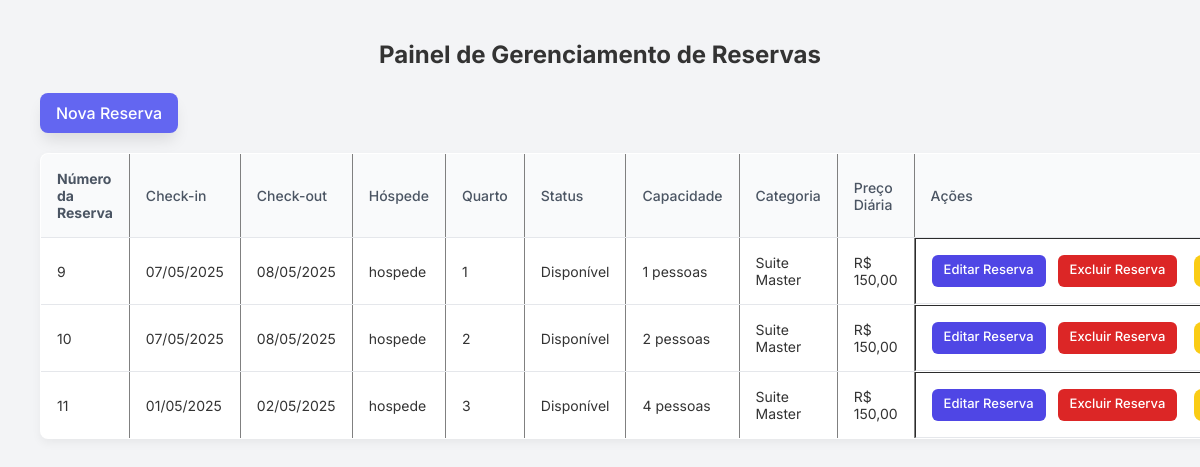
/gestor/reservas/index.php, run on an earlier commit of the app's database.
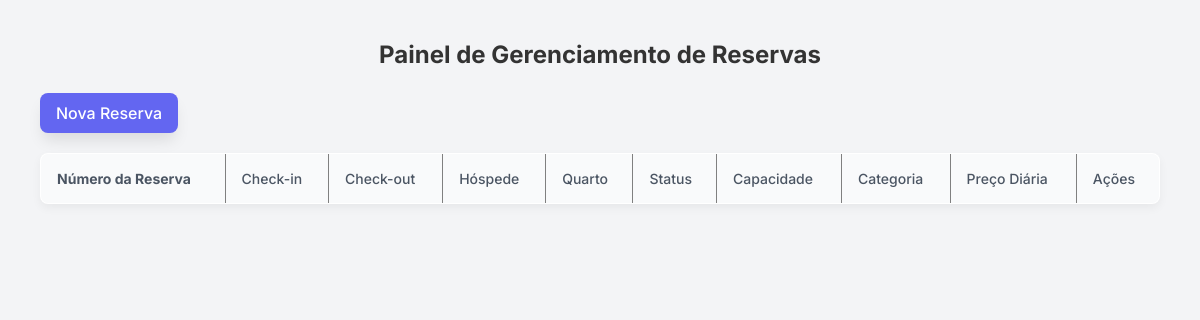
And on a later commit of the database.
### tables this page shows
CREATE TABLE `reserva` (
  `ID_Reserva` int(11) NOT NULL,
  `Checkin` date NOT NULL,
  `Checkout` date NOT NULL,
  `Quarto_ID_Quarto` int(11) NOT NULL,
  `usuarios_ID` int(11) NOT NULL
);

CREATE TABLE `usuarios` (
  `ID` int(11) NOT NULL,
  `Nome` varchar(45) NOT NULL,
  `Email` varchar(45) NOT NULL,
  `Data_Nascimento` varchar(45) NOT NULL,
  `Telefone` varchar(45) NOT NULL,
  `Endereco` varchar(45) NOT NULL,
  `CPF` char(14) NOT NULL,
  `Perfil_ID_Perfil` int(11) NOT NULL,
  `solicitou_exclusao` varchar(45) DEFAULT NULL,
  `Senha` varchar(255) NOT NULL,
  `Data_Solicitacao_Exclusao` datetime DEFAULT current_timestamp()
);

CREATE TABLE `quarto` (
  `ID_Quarto` int(11) NOT NULL,
  `Status` varchar(45) DEFAULT NULL,
  `Capacidade` int(11) DEFAULT NULL,
  `Categoria_ID_Categoria` int(11) NOT NULL,
  `Foto` varchar(255) DEFAULT NULL,
  `Preco_diaria` decimal(10,2) DEFAULT NULL
);

CREATE TABLE `categoria` (
  `ID_Categoria` int(11) NOT NULL,
  `Nome` varchar(50) NOT NULL
);

### gestor/reservas/index.php (the view, shortened to what this page needs)
<?php
require_once '../../config/config.php';
$listaReservas = [];
$sql = $pdo->query("
    SELECT r.ID_Reserva, r.checkin, r.checkout, q.ID_Quarto, q.Status AS Quarto_Status,
    q.Capacidade, q.Preco_diaria, c.Nome AS Categoria, u.Nome AS Hospede_Nome
    FROM reserva r
    INNER JOIN quarto q ON r.Quarto_ID_Quarto = q.ID_Quarto
    INNER JOIN categoria c ON q.Categoria_ID_Categoria = c.ID_Categoria
    LEFT JOIN usuarios u ON r.usuarios_ID = u.ID
");
if ($sql->rowCount() > 0) {
    $listaReservas = $sql->fetchAll(PDO::FETCH_ASSOC);
}
?>
<!DOCTYPE html>
<html lang="pt-br">
<head>
    <link rel="stylesheet" href="reservas.css">
    <link rel="stylesheet" href="https://cdn.datatables.net/2.2.2/css/dataTables.dataTables.css" />
</head>
<body>
    <h2>Painel de Gerenciamento de Reservas</h2>
    <a href="adicionar_reserva.php" class="btn-add">Nova Reserva</a>
    <table border="1" id="myTable" class="cell-border stripe hover" width="100%">
        <thead>
            <tr>
                <th><strong>Número da
                    Reserva</strong></th>
                <th>Check-in</th>
                <th>Check-out</th>
                <th>Hóspede</th>
                <th>Quarto</th>
                <th>Status</th>
                <th>Capacidade</th>
                <th>Categoria</th>
                <th>Preço Diária</th>
                <th>Ações</th>
            </tr>
        </thead>
        <tbody>
            <?php foreach ($listaReservas as $reserva): ?>
                <tr>
                    <td><?= $reserva['ID_Reserva']; ?></td>
                    <td><?= date('d/m/Y', strtotime($reserva['checkin'])); ?></td>
                    <td><?= date('d/m/Y', strtotime($reserva['checkout'])); ?></td>
                    <td><?= $reserva['Hospede_Nome']; ?></td>
                    <td><?= $reserva['ID_Quarto']; ?></td>
                    <td>
                        <?php
                        $hoje = date('Y-m-d');
                        $checkin = $reserva['checkin'];
                        $checkout = $reserva['checkout'];
                        if ($reserva['Quarto_Status'] === 'Manutencao') {
                            echo 'Manutenção';
                        } elseif ($checkin <= $hoje && $checkout >= $hoje) {
                            echo 'Ocupado';
                        } else {
                            echo 'Disponível';
                        }
                        ?>
                    </td>
                    <td><?= $reserva['Capacidade']; ?> pessoas</td>
                    <td><?= $reserva['Categoria']; ?></td>
                    <td>R$ <?= number_format($reserva['Preco_diaria'], 2, ',', '.'); ?></td>
                    <td>
                        <a href="#" class="btn-action btn-edit">Editar Reserva</a>
                        <a href="../../actions/excluir_reserva.php?id=<?= $reserva['ID_Reserva']; ?>" class="btn-action btn-delete" onclick="return confirm('Você tem certeza que deseja excluir essa reserva?')">Excluir Reserva</a>
                        <a href="detalhes_reserva.php?id=<?= $reserva['ID_Reserva']; ?>" class="btn-action btn-more">Pagamento</a>
                    </td>
                </tr>
            <?php endforeach; ?>
        </tbody>
    </table>
</body>
</html>

### gestor/reservas/reservas.css (style rules this page uses)
* { margin: 0; padding: 0; box-sizing: border-box; font-family: 'Inter', sans-serif; }
body { background-color: #f3f4f6; padding: 40px; }
h2 { text-align: center; margin-bottom: 24px; color: #333; }
.btn-add { background-color: #6366f1; color: white; padding: 10px 16px; text-decoration: none; border-radius: 8px; font-weight: 500; box-shadow: 0px 10px 15px -3px rgba(0, 0, 0, 0.1); transition: background-color 0.3s ease; display: inline-block; margin-bottom: 20px; }
table { width: 100%; border-collapse: collapse; background-color: white; border-radius: 8px; overflow: hidden; box-shadow: 0 4px 10px rgba(0, 0, 0, 0.05); }
th, td { padding: 16px; text-align: left; font-size: 14px; color: #333; border-bottom: 1px solid #e5e7eb; }
th { background-color: #f9fafb; color: #4b5563; font-weight: 500; }
td:last-child { white-space: nowrap; display: flex; gap: 12px; }
.btn-action { padding: 6px 12px; border-radius: 6px; font-size: 13px; color: white; text-decoration: none; font-weight: 500; transition: background-color 0.3s ease, transform 0.2s ease; }
.btn-edit { background-color: #4f46e5; }
.btn-delete { background-color: #dc2626; }
.btn-more { background-color: #FACC15; border: none; color: #333; font-weight: 500; padding: 8px 12px; border-radius: 8px; margin-left: 5px; transition: background-color 0.3s ease; text-decoration: none; }

What changed in the data, as far as the page shows it:
removed reserva: ID_Reserva "9", Checkin "07/05/2025", Checkout "08/05/2025", usuarios_ID.Nome "hospede", Quarto_ID_Quarto.ID_Quarto "1", shows "Disponível", Quarto_ID_Quarto.Capacidade "1", categoria.Nome "Suite Master", Quarto_ID_Quarto.Preco_diaria "150,00"
removed reserva: ID_Reserva "10", Checkin "07/05/2025", Checkout "08/05/2025", usuarios_ID.Nome "hospede", Quarto_ID_Quarto.ID_Quarto "2", shows "Disponível", Quarto_ID_Quarto.Capacidade "2", categoria.Nome "Suite Master", Quarto_ID_Quarto.Preco_diaria "150,00"
removed reserva: ID_Reserva "11", Checkin "01/05/2025", Checkout "02/05/2025", usuarios_ID.Nome "hospede", Quarto_ID_Quarto.ID_Quarto "3", shows "Disponível", Quarto_ID_Quarto.Capacidade "4", categoria.Nome "Suite Master", Quarto_ID_Quarto.Preco_diaria "150,00"
